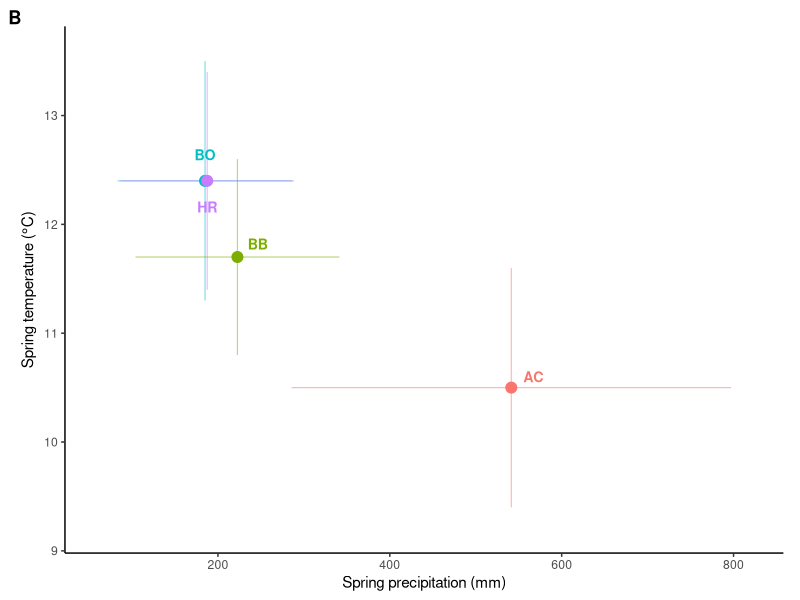
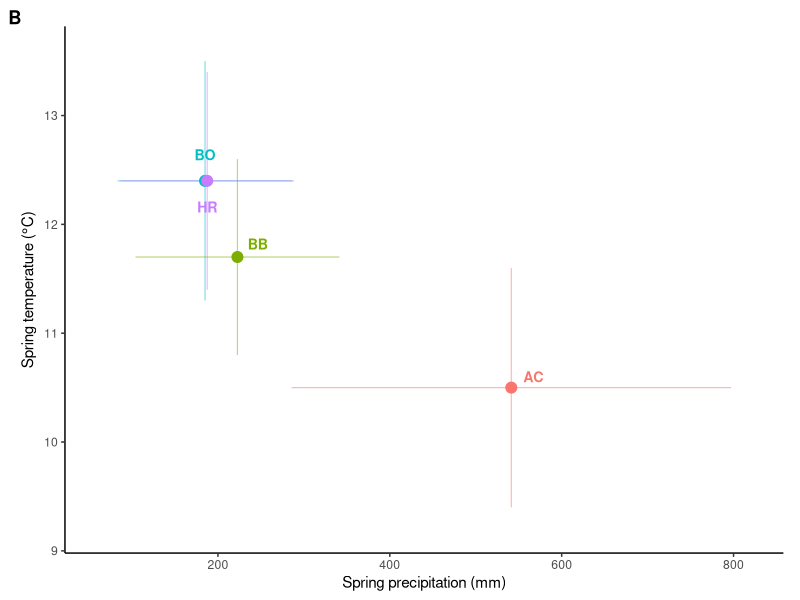

Here is the R script that generated these plots, in order:
# make_env_space_panel.R
# Figure 2, panel B: the four study populations positioned in climate
# space. Panel A of Figure 2 is the field-site map (an external raster,
# not reproducible from this repo); this script produces a companion
# scatter panel that is dropped in beside the map in the figure-layout
# tool.
#
# Axis choice: Spring precipitation (x) vs spring temperature (y). These
# are the two most differentiating climate axes for these four sites and,
# because Nemophila menziesii is a spring annual, spring climate is the
# selective environment the plants actually experience. Spring temperature
# also separates AC from BB (10.5 vs 11.7 C), which annual temperature does
# not (12.30 vs 12.43 C). Spring VPD was rejected as an axis: it is
# non-monotonic across the four sites (0.44 / 0.52 / 0.38 / 0.49 kPa) and so
# does not order the populations.
#
# Error bars are +/- 1 interannual SD (as reported in Table 1), i.e. the
# among-year variability of each climate variable, NOT a standard error of
# a mean.

suppressPackageStartupMessages({
  library(ggplot2); library(here)
})

# --- Climate data (Table 1) --------------------------------------------
# mean +/- interannual SD. VPD carried for reference; not plotted.
sites <- data.frame(
  Population    = c("AC", "BB", "BO", "HR"),
  spring_ppt    = c(541.4, 222.7, 185.0, 187.5),   # mm
  spring_ppt_sd = c(255.8, 118.6, 101.7, 100.9),
  spring_temp   = c(10.5, 11.7, 12.4, 12.4),        # deg C
  spring_temp_sd= c(1.1, 0.9, 1.1, 1.0),
  stringsAsFactors = FALSE
)
sites$Population <- factor(sites$Population, levels = c("AC", "BB", "BO", "HR"))

# Direct-label placement. BO (185.0, 12.4) and HR (187.5, 12.4) are almost
# coincident -- the two Central Coast sites really are climatically alike --
# so their labels are pushed apart vertically (BO up, HR down) to keep the
# panel legible instead of looking like three points.
lab <- within(sites, {
  hjust   <- c(AC = 0,   BB = 0,   BO = 0.5, HR = 0.5)[as.character(Population)]
  nudge_x <- c(AC = 14,  BB = 12,  BO = 0,   HR = 0  )[as.character(Population)]
  nudge_y <- c(AC = 0.10,BB = 0.12,BO = 0.24,HR = -0.24)[as.character(Population)]
})

# Population colours: ggplot2 default hue palette on alphabetical
# AC/BB/BO/HR, matching Figure 4 (raw trait means) so the panel reads as
# part of the same study.
pop_cols <- c(AC = "#F8766D", BB = "#7CAE00", BO = "#00BFC4", HR = "#C77CFF")

p <- ggplot(sites, aes(spring_ppt, spring_temp, colour = Population)) +
  geom_errorbar(aes(ymin = spring_temp - spring_temp_sd,
                    ymax = spring_temp + spring_temp_sd),
                width = 0, linewidth = 0.4, alpha = 0.5) +
  geom_errorbar(aes(xmin = spring_ppt - spring_ppt_sd,
                    xmax = spring_ppt + spring_ppt_sd),
                orientation = "y", width = 0, linewidth = 0.4, alpha = 0.5) +
  geom_point(size = 3.4) +
  geom_text(data = lab,
            aes(x = spring_ppt + nudge_x, y = spring_temp + nudge_y,
                label = Population, hjust = hjust),
            fontface = "bold", size = 3.6, show.legend = FALSE) +
  scale_colour_manual(values = pop_cols, guide = "none") +
  labs(x = "Spring precipitation (mm)",
       y = expression("Spring temperature ("*degree*"C)"),
       tag = "B") +
  coord_cartesian(xlim = c(60, 820), ylim = c(9.2, 13.6), clip = "off") +
  theme_classic(base_size = 11) +
  theme(plot.tag = element_text(face = "bold"),
        plot.margin = margin(6, 12, 6, 6))

dir.create(here("figures"), showWarnings = FALSE)
out_png <- here("figures", "env-space-panel.png")
out_pdf <- here("figures", "env-space-panel.pdf")
ggsave(out_png, p, width = 4.3, height = 4.0, dpi = 300, device = ragg::agg_png)
ggsave(out_pdf, p, width = 4.3, height = 4.0, device = "pdf")

cat("Wrote:\n  ", out_png, "\n  ", out_pdf, "\n", sep = "")
print(sites[, c("Population", "spring_ppt", "spring_temp")])
